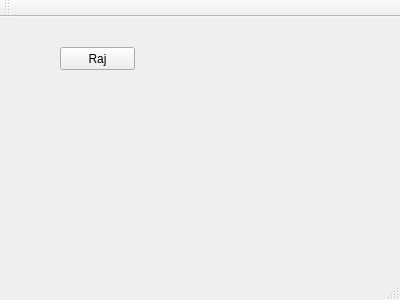
<?xml version="1.0" encoding="UTF-8"?>
<ui version="4.0">
 <class>MainWindow</class>
 <widget class="QMainWindow" name="MainWindow">
  <property name="geometry">
   <rect>
    <x>0</x>
    <y>0</y>
    <width>400</width>
    <height>300</height>
   </rect>
  </property>
  <property name="windowTitle">
   <string>MainWindow</string>
  </property>
  <widget class="QWidget" name="centralWidget">
   <widget class="QPushButton" name="pushButton">
    <property name="geometry">
     <rect>
      <x>60</x>
      <y>30</y>
      <width>75</width>
      <height>23</height>
     </rect>
    </property>
    <property name="text">
     <string>Raj</string>
    </property>
   </widget>
  </widget>
  <widget class="QMenuBar" name="menuBar">
   <property name="geometry">
    <rect>
     <x>0</x>
     <y>0</y>
     <width>400</width>
     <height>21</height>
    </rect>
   </property>
  </widget>
  <widget class="QToolBar" name="mainToolBar">
   <attribute name="toolBarArea">
    <enum>TopToolBarArea</enum>
   </attribute>
   <attribute name="toolBarBreak">
    <bool>false</bool>
   </attribute>
  </widget>
  <widget class="QStatusBar" name="statusBar"/>
 </widget>
 <layoutdefault spacing="6" margin="11"/>
 <resources/>
 <connections/>
</ui>
